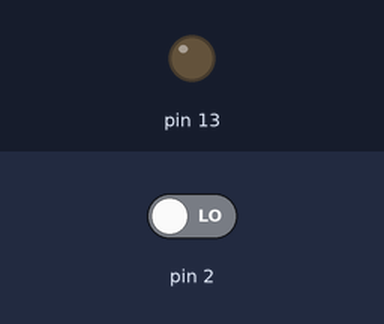
The sketch below on a simulated Arduino Uno, built with avr-gcc and run on an emulated ATmega328P. On the bench: output pins drawn as LEDs (lit = HIGH). Inputs (shaded band) come from the test bench; at power-on: pin 2 LOW.

Above: at 1.2 s.
1.3 s: pin 2 driven HIGH
At 1.9 s:
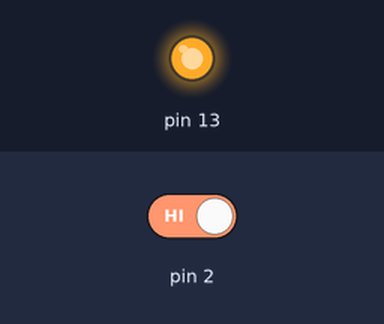
2.8 s: pin 2 driven LOW
At 3.1 s:
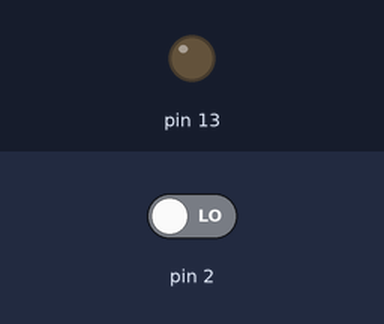
Timing chart, 0 to 5.8 s (numbered marks = the images above; inputs shaded):
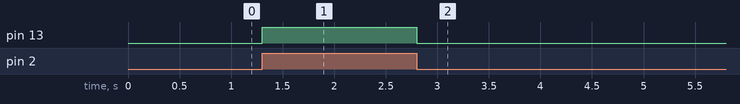

The sketch:

Push_Button.ino
```cpp
// TO USE THE PUSH BUTTON
// Register level program for Push Button
// This project is design by Prince Kumar Kushwaha

/*
Step 01: Connect the PushButton with the Port D (PD2) of the ATMEGA328 ie digitalPin 2 of the Arduino UNO
Step 02: Connect a LED with Pin 13 of Arduino which is Port B5 of ATMEGA328
*/

void setup() {
  // put your setup code here, to run once:

  //make the ledPin as OUTPUT
  DDRB |= (1 << DDB5);  //PB5 = O/P

  //make Port D2 as input
  DDRD &= ~(1 << DDD2);  //PD2 = I/P
}

void loop() {
  // put your main code here, to run repeatedly:
  //condition if button is pressed turn on the led

  if (PIND & (1 << PIND2))
  {
    PORTB |= (1 << PB5);  //turn ON the Port B5 (HIGH)
  }
  else {
    PORTB &= ~(1 << PB5);  //turn OFF the Port B5 (LOW)
  }
}
```

Measured:
- after the input at 1.3 s, pin 13: LOW → HIGH at once
- after the input at 2.8 s, pin 13: HIGH → LOW at once
